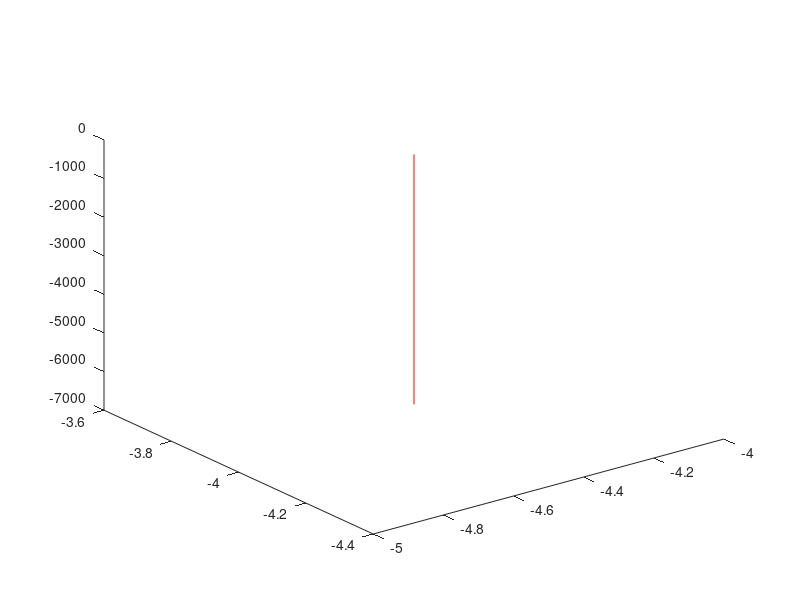

Recreate this plot in MATLAB. (Note: this script raises an error after producing the figure.)
%
% bpLFEFStimREPLACE
%

% variables
bpLFEFStimREPLACEdepth = -6475;
bpLFEFStimREPLACEAP = -4;
bpLFEFStimREPLACEML = -4.5;

% session depth + coordinates
bpLFEFStimREPLACEtop = [bpLFEFStimREPLACEML, bpLFEFStimREPLACEAP, 0];
bpLFEFStimREPLACEbottom = [bpLFEFStimREPLACEML, bpLFEFStimREPLACEAP, bpLFEFStimREPLACEdepth];
bpLFEFStimREPLACE = [bpLFEFStimREPLACEtop;bpLFEFStimREPLACEbottom];
plot3(bpLFEFStimREPLACE(:,1),bpLFEFStimREPLACE(:,2),bpLFEFStimREPLACE(:,3), 'r')

bpLFEFStimREPLACEch10 = scatter3(bpLFEFStimREPLACEML, bpLFEFStimREPLACEAP, bpLFEFStimREPLACEdepth + 3100, dot_size, sacc_no, 'filled');
bpLFEFStimREPLACEch09 = scatter3(bpLFEFStimREPLACEML, bpLFEFStimREPLACEAP, bpLFEFStimREPLACEdepth + 2800, dot_size, sacc_no, 'filled');
bpLFEFStimREPLACEch08 = scatter3(bpLFEFStimREPLACEML, bpLFEFStimREPLACEAP, bpLFEFStimREPLACEdepth + 2500, dot_size, sacc_no, 'filled');
bpLFEFStimREPLACEch07 = scatter3(bpLFEFStimREPLACEML, bpLFEFStimREPLACEAP, bpLFEFStimREPLACEdepth + 2100, dot_size, sacc_no, 'filled');
bpLFEFStimREPLACEch06 = scatter3(bpLFEFStimREPLACEML, bpLFEFStimREPLACEAP, bpLFEFStimREPLACEdepth + 1800, dot_size, sacc_no, 'filled');
bpLFEFStimREPLACEch05 = scatter3(bpLFEFStimREPLACEML, bpLFEFStimREPLACEAP, bpLFEFStimREPLACEdepth + 1200, dot_size, sacc_no, 'filled');
bpLFEFStimREPLACEch04 = scatter3(bpLFEFStimREPLACEML, bpLFEFStimREPLACEAP, bpLFEFStimREPLACEdepth +  900, dot_size, sacc_no, 'filled');
bpLFEFStimREPLACEch03 = scatter3(bpLFEFStimREPLACEML, bpLFEFStimREPLACEAP, bpLFEFStimREPLACEdepth +  600, dot_size, sacc_no, 'filled');
bpLFEFStimREPLACEch02 = scatter3(bpLFEFStimREPLACEML, bpLFEFStimREPLACEAP, bpLFEFStimREPLACEdepth +  300, dot_size, sacc_no, 'filled');
bpLFEFStimREPLACEch01 = scatter3(bpLFEFStimREPLACEML, bpLFEFStimREPLACEAP, bpLFEFStimREPLACEdepth +    0, dot_size, sacc_no, 'filled');